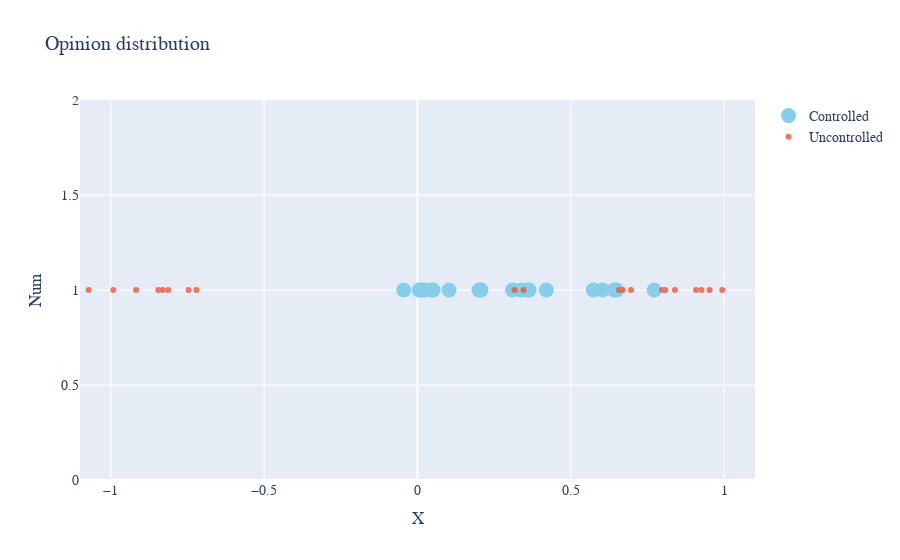

Notebook cell for this chart:
### Code cell
fig = make_subplots(rows=1, cols=1)
fig.add_trace(go.Scatter(x=c_xs[:, -1].flatten(), y=np.ones(eq.var_dim-1),
                         mode='markers',
                         name="Controlled", marker=dict(color='SkyBlue', size=15)), row=1, col=1)
fig.add_trace(go.Scatter(x=uc_xs[:, -1].flatten(), y=np.ones(eq.var_dim-1),
                         mode='markers',
                         name="Uncontrolled", opacity=0.8), row=1, col=1)
fig.update_layout(
    title="Opinion distribution",
    xaxis_title="X",
    yaxis_title="Num",
    xaxis_range=[-1.1,1.1],
    font=dict(
        family="Courier New, monospace",
        size=14
    )
)
fig.show()

### Figure 1 — Plotly figure (JSON) as saved in the notebook; plotly's stock layout.template omitted (floating-point values rounded to 4 significant figures)
{"data": [{"marker": {"color": "SkyBlue", "size": 15}, "mode": "markers", "name": "Controlled", "type": "scatter", "x": [0.1029, -0.04505, 0.2069, 0.04516, 0.02302, 0.2058, 0.01335, 0.4198, 0.3638, 0.005562, 0.7715, 0.2003, 0.3362, 0.6407, 0.3559, 0.6031, 0.649, 0.3099, 0.5731, 0.0509], "xaxis": "x", "y": [1, 1, 1, 1, 1, 1, 1, 1, 1, 1, 1, 1, 1, 1, 1, 1, 1, 1, 1, 1], "yaxis": "y"}, {"mode": "markers", "name": "Uncontrolled", "opacity": 0.8, "type": "scatter", "x": [-0.9916, -0.8312, -0.7202, -0.8128, -0.9174, -0.8448, -1.072, -0.7463, 0.6567, 0.3454, 0.6693, 0.7971, 0.8075, 0.9522, 0.908, 0.9931, 0.9256, 0.839, 0.696, 0.3164], "xaxis": "x", "y": [1, 1, 1, 1, 1, 1, 1, 1, 1, 1, 1, 1, 1, 1, 1, 1, 1, 1, 1, 1], "yaxis": "y"}], "layout": {"font": {"family": "Courier New, monospace", "size": 14}, "title": {"text": "Opinion distribution"}, "xaxis": {"anchor": "y", "domain": [0, 1], "range": [-1.1, 1.1], "title": {"text": "X"}}, "yaxis": {"anchor": "x", "domain": [0, 1], "title": {"text": "Num"}}}}
